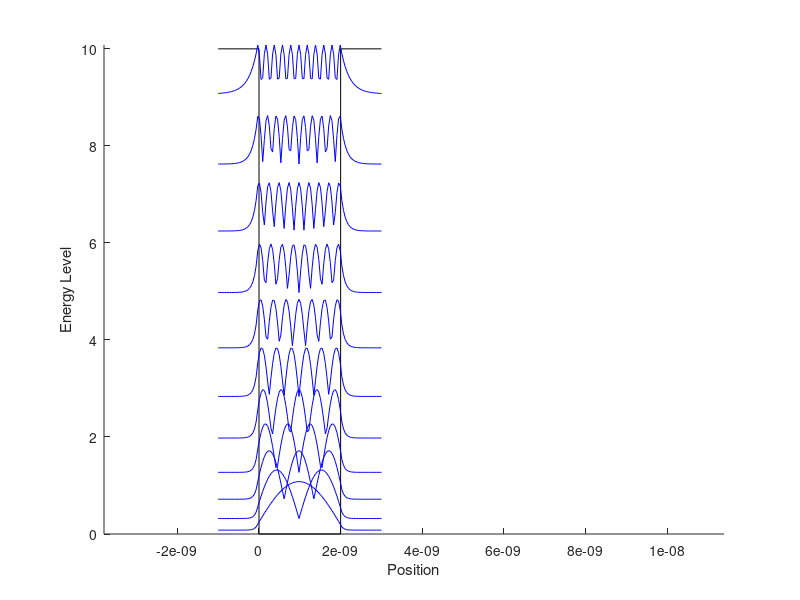
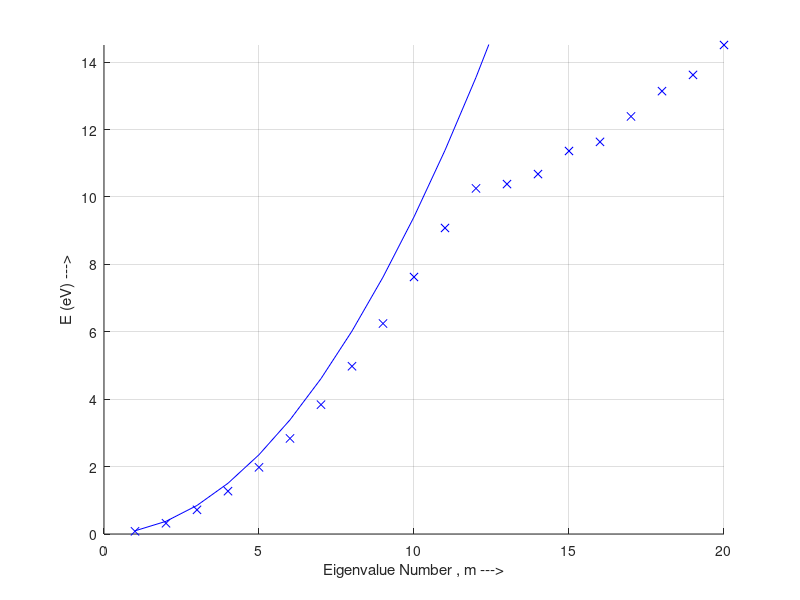

The MATLAB script that drew these images, in order:
clear all
set(0,'DefaultFigureVisible','on')

%Constants (all MKS, except energy which is in eV)
hbar=1.055e-34;m=9.110e-31;epsil=8.854e-12;q=1.602e-19;
%Variables
v0=10;
b=1e-9;
L0=2e-9;
%for scaling graph
if v0>1
    scalec=1;
else
    scalec=v0/v0*0.1;
end

%Lattice
Np=100;L=L0+2*b;a=L/(Np);

%graphical eigenvalues
En=(hbar^2)/(2*m*(a^2))/q;
%analytical eigenvalues
Ean=(((hbar*pi)^2)/(2*m*(L0^2))/q)*[1:Np].*[1:Np];

%hamiltonian matrix v0 determining potential difference outside the well
Z=zeros(1,Np);
for n=1:Np
    if n*a < b
        Z(n)=v0;
    elseif n*a > L-b
        Z(n)=v0;
    else
        Z(n)=0;
    end
end
Vm=diag(Z);

% Setting up hamiltonian matrix
T=(Vm*diag(ones(1,Np)))+(2*En*diag(ones(1,Np)))-(En*diag(ones(1,Np-1),1))-(En*diag(ones(1,Np-1),-1));
[V,D]=eig(T);D=diag(D);[Enum,ind]=sort(D);

f1=figure;
%plot wavefunction
hold on
%plotting the well
plot([-b 0], [v0 v0],'k');plot([L0 L0+b] ,[v0 v0],'k');plot ([0 L0] , [0 0 ],'k')
plot([0 0],[0 v0],'k');plot([L0 L0],[0 v0],'k');
x=linspace (-b,L0+b,100);
E=zeros(1,Np)';
Psi=zeros(1,Np);
plotpsi=zeros(100,10);
for i=1:Np
    E(i,1)=D(ind(i));
    if E(i,1)  > v0
        break
    end
    Psi=abs(V(:,ind(i)));
    plotpsi(:,i)=Psi;
%normalizing the finite well wavefunction and scaling
    Psi=Psi/norm(Psi);
    Psi=rescale(Psi,0,scalec);
    Psi=Psi-Psi(1,1)*ones(100,1);
    plot(x,Psi+E(i),'b');
end
% set(gca,'Fontsize',[25])
axis([-b (b+L0) 0 inf])
%xlabel('Eigenvalue Number , m --->');% Part (a)
%ylabel('E (eV) --->');% Part (a)
xlabel('Position');% Part (b)
ylabel(' Energy Level ');% Part (b)
f2=figure;
hold on
h1=plot(Enum,'bx');% Part (a)
h=plot(Ean,'b');% Part (a)
xlim([0 20]);
ylim([0 Enum(20)]);
xlabel('Eigenvalue Number , m --->');% Part (a)
ylabel('E (eV) --->');% Part (a)
grid on
